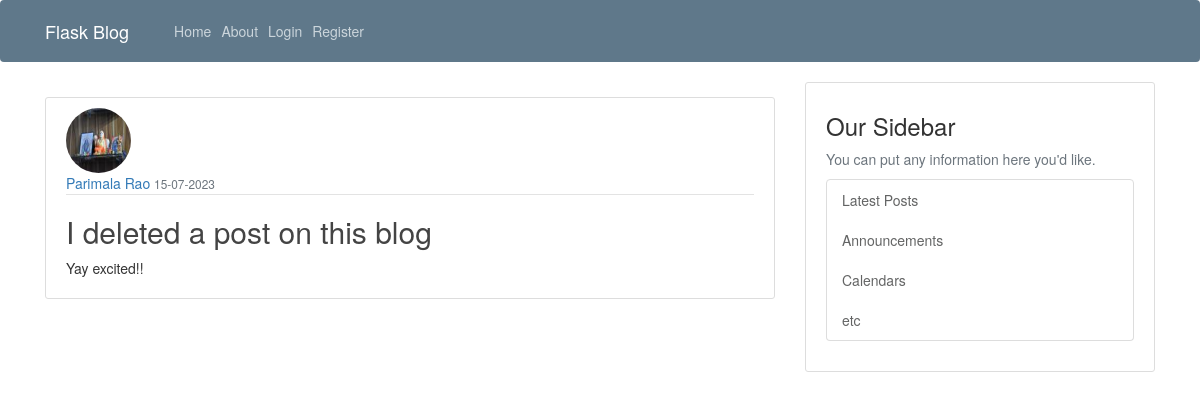
Screenshot of /post/2 with the database file from the repository.
### flaskblog/models.py (models this page shows, shortened)
class User(db.Model, UserMixin):
    id = db.Column(db.Integer, primary_key=True)
    username = db.Column(db.String(20), unique=True, nullable=False)
    email = db.Column(db.String(120), unique=True, nullable=False)
    image_file = db.Column(db.String(20), nullable=False, default='default.jpg')
    password = db.Column(db.String(60), nullable=False)
    posts = db.relationship('Post', backref='author', lazy=True)

class Post(db.Model):
    id = db.Column(db.Integer, primary_key=True)
    title = db.Column(db.String(100), nullable=False)
    date_posted = db.Column(db.DateTime, nullable=False, default=datetime.utcnow)
    content = db.Column(db.Text, nullable=False)
    user_id = db.Column(db.Integer, db.ForeignKey('user.id'), nullable=False)

### flaskblog/posts/routes.py (the view)
@posts.route("/post/<int:post_id>")
def post(post_id):
    post = Post.query.get_or_404(post_id)
    return render_template('post.html', title=post.title, post=post)

### flaskblog/templates/post.html (shortened to what this page needs)
{% extends "layout.html" %}
{% block content %}
<link rel="stylesheet" href="http://maxcdn.bootstrapcdn.com/bootstrap/3.2.0/css/bootstrap.css">
  <article class="media content-section">
    <img class="rounded-circle article-img" src="{{ url_for('static', filename='profile_pics/' + post.author.image_file) }}">
    <div class="media-body">
      <div class="article-metadata">
        <a class="mr-2" href="{{ url_for('users.user_posts', username=post.author.username) }}">{{ post.author.username }}</a>
        <small class="text-muted">{{ post.date_posted.strftime('%d-%m-%Y') }}</small>
      </div>
      <h2 class="article-title">{{ post.title }}</h2>
      <p class="article-content">{{ post.content }}</p>
    </div>
  </article>
{% endblock content %}

### flaskblog/static/main.css (style rules this page uses)
body { background: #fafafa; color: #333333; margin-top: 5rem; }
h1, h2, h3, h4, h5, h6 { color: #444444; }
.content-section { background: #ffffff; padding: 10px 20px; border: 1px solid #dddddd; border-radius: 3px; margin-bottom: 20px; }
.article-title { color: #444444; }
.article-content { white-space: pre-line; }
.article-img { height: 65px; width: 65px; margin-right: 16px; }
.article-metadata { padding-bottom: 1px; margin-bottom: 4px; border-bottom: 1px solid #e3e3e3 }

### rows the page displays
User: image_file (picture), author.username "Parimala Rao"
Post: date_posted "15-07-2023", title "I deleted a post on this blog", content "Yay excited!!"
